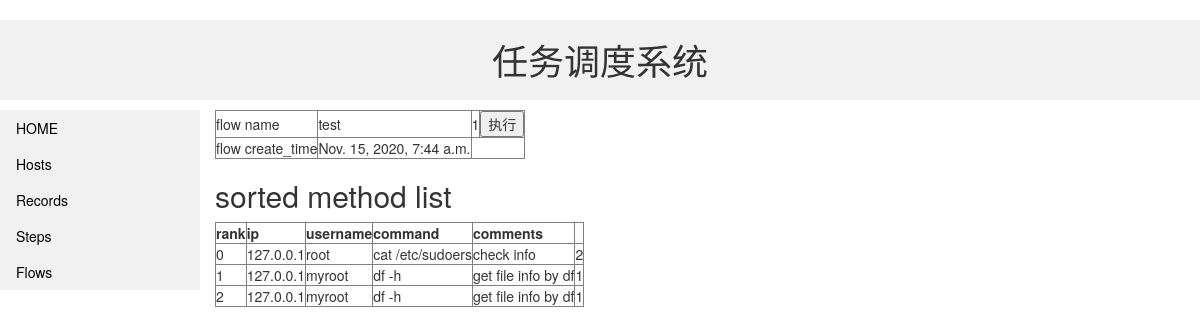
The app's page /flows/1 with its own data.
### app2/models.py (models this page shows, shortened)
class Flow(models.Model):
    methods = models.ManyToManyField(Method, through='FlowMethodMembership')
    name = models.CharField(max_length=256)
    create_time = models.DateTimeField(auto_now_add=True)
    class Meta:
        ordering = [ 'create_time' ]

class Host(models.Model):
    ip = models.CharField(max_length=32,default='1.1.1.1')
    hostname = models.CharField(max_length=32,default='unknown')
    search_fields = [ 'hostname' ]
    def display_users(self):
        return ','.join([user.username for user in self.user_set.all()[:3]])
    display_users.short_description = 'Users'

class User(models.Model):
    ip = models.ForeignKey(Host, on_delete=models.CASCADE)
    username = models.CharField(max_length=24,default='myroot')
    password = models.CharField(max_length=24)

class Method(models.Model):
    ip = models.ForeignKey(Host, on_delete=models.CASCADE)
    username = models.ForeignKey(User, on_delete=models.CASCADE)
    command = models.CharField(max_length=512,default='df -h')
    comments = models.CharField(max_length=512,default='comments has not been added')
    create_time = models.DateTimeField(auto_now=True)
    expect_res = models.IntegerField(default=4398)

### app2/views.py (the view)
# urls.py: path('flows/<int:flow_id>',views.FlowDetailView,name='flowdetail'),
def FlowDetailView(request,flow_id):
    flow = Flow.objects.get(id=int(flow_id))
    mrank_list = []
    membership = FlowMethodMembership.objects.filter(flow__id=flow_id)
    for member in membership:
        method = Method.objects.get(id=member.method.id)
        ip = method.ip.ip
        username = method.username.username
        command = method.command
        rank = member.rank
        comments = method.comments
        mrank_list.append({ "ip":ip, "username":username, "command":command, "rank":rank, "comments":comments, "methodid":method.id })
    mrank_list.sort(key=(lambda x:x.get('rank')))
    context = { "mrank_list":mrank_list, "flow":flow }
    return render(request,"flowdetail/list.html",context)

### app2/templates/flowdetail/list.html
{% extends "base_generic.html" %}
{% block content %}
<table border="1">
    <tr>
        <td>flow name</td>
        <td>{{ flow.name }}</td>
        <td id="flowid">{{ flow.id }}</td>
        <td><input type="button" onclick="reminder()" value="执行" /></td>
    </tr>
    <tr>
        <td>flow create_time</td>
        <td>{{ flow.create_time }}</td>
    </tr>
</table>
<h2>sorted method list</h2>
{% if mrank_list %}
    <table id="fmlist" border="1">
        <tr>
            <th>rank</th>
            <th>ip</th>
            <th>username</th>
            <th>command</th>
            <th>comments</th>
        </tr>
        {% for mrank in mrank_list %}
        <tr>
            <td>{{ mrank.rank }}</td>
            <td>{{ mrank.ip }}</td>
            <td>{{ mrank.username }}</td>
            <td>{{ mrank.command }}</td>
            <td>{{ mrank.comments }}</td>
            <td >{{ mrank.methodid }}</td>
        </tr>
        {% endfor %}
    </table>
{% else %}
    <p>no method related</p>
{% endif %}
{% endblock %}

### app2/static/css/style.css (style rules this page uses)
td { padding:10px }
table { border-collapse:collapse; }

### records on screen
Flow: name "test", id "1", create_time "Nov. 15, 2020, 7:44 a.m."
Host: ip "127.0.0.1" "127.0.0.1" "127.0.0.1"
User: username "root"
Method: command "cat /etc/sudoers", comments "check info"
User: username "myroot" "myroot"
Method: command "df -h" "df -h", comments "get file info by df" "get file info by df"

### other values on screen
{{ mrank.rank }} "0" "1" "2"
{{ mrank.methodid }} "2" "1" "1"
